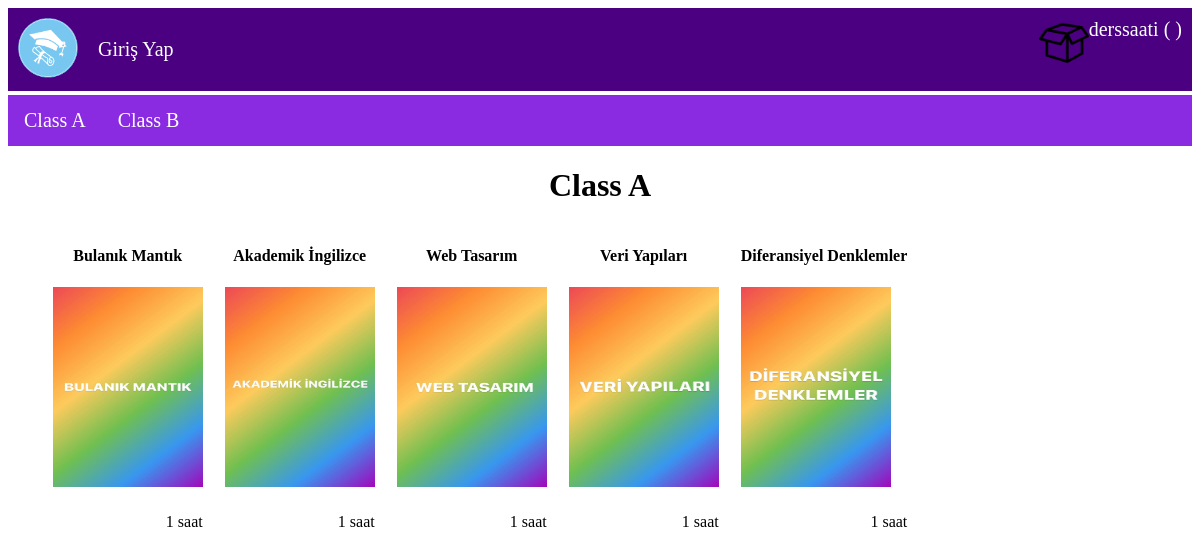
The page /displayCategory?sinifId=1 on the database its author committed.
### tables this page shows
CREATE TABLE "siniflar" (
	"isim"	TEXT,
	"sinifId"	INTEGER,
	PRIMARY KEY("sinifId")
);

CREATE TABLE "dersler" (
	"isim"	TEXT,
	"aciklama"	TEXT,
	"resim"	TEXT,
	"lessonId"	INTEGER,
	"sinifId"	INTEGER,
	"kontejan"	NUMERIC,
	"derssaati"	INTEGER,
	"ogretmenId"	INTEGER,
	PRIMARY KEY("lessonId")
);

### main.py (the view)
@app.route("/displayCategory") #sinif goruntuleme sayfasi
def displaysinif():
    if 'email' not in session: #giris yapilmadiysa
        adminMi = 0 #admin erisemesin
        session['adminMi'] = adminMi
    adminpanel = ''
    if session['adminMi'] == 0:
        adminpanel = 'display: none;' #admin paneli html icinde gorunmemesi icin
    if request.method == "GET":
        girildiMi, adi, derssecimiSayac = getLoginDetails()
        sinifId = request.args.get("sinifId") #secilen sinifin id alindi
        try:
            with sqlite3.connect('database.db') as conn:
                cur = conn.cursor()
                cur.execute("SELECT dersler.lessonId, dersler.isim, dersler.derssaati, dersler.resim, siniflar.isim FROM dersler, siniflar WHERE dersler.sinifId = siniflar.sinifId AND siniflar.sinifId = ?", (sinifId, ))
                data = cur.fetchall() #derslerin bilgileri alindi
                cur.execute('SELECT sinifId, isim FROM siniflar')
                sinifVeri = cur.fetchall() #bu id ile o sinifdaki butun dersler cekilecek
            conn.close()
            sinifAdi = data[0][4]
            data = parse(data)
            return render_template('kategoriGrn.html', adminpanel=adminpanel, data=data, girildiMi=girildiMi, adi=adi, derssecimiSayac=derssecimiSayac, sinifAdi=sinifAdi, sinifVeri=sinifVeri)
        except:
            return redirect(url_for('root'))
    else:
        return redirect(url_for('root'))

### main.py (called while the page is built, shortened)
def getLoginDetails():
    with sqlite3.connect('database.db') as conn:
        cur = conn.cursor()
        if 'email' not in session: #emaile gore giris yapildi mi? yapilmadiysa alttaki satilar
            girildiMi = False #girilmedigi icin false
            adi = '' #sitede isim goruntulenmeyecek
            derssecimiSayac = 0 #dersseçimi icinde veri olmayacagi icin 0 belirlendi
    conn.close() #connection kapatildi
    return (girildiMi, adi, derssecimiSayac) #fonksiyonun dondurdugu degiskenler

def parse(data): #dersleri listelememizde kullandigimiz fonksiyon. birden fazla ayni satir olmasin diye yazildi
    ans = []
    i = 0
    while i < len(data):
        curr = []
        for j in range(7):
            if i >= len(data):
                break
            curr.append(data[i])
            i += 1
        ans.append(curr)
    return ans

### templates/kategoriGrn.html (shortened to what this page needs)
<!DOCTYPE HTML>
<html>
<head>
<link rel="stylesheet" href={{ url_for('static', filename='css/home.css') }} />
<link rel="stylesheet" href={{ url_for('static', filename='css/topStyle.css') }} />
</head>
<body>
<div id="title">
	<a href="/anasayfa">
		<img id="logo" src= {{ url_for('static', filename='images/sitelogo.png') }} />
	</a>
	{% if not girildiMi %}
	<div id="signInButton">
		<a class="link" href="/">Giriş Yap</a>
	</div>
	{% endif %}
	<div id="kart">
		<a class="link" href="/cart">
			<img src={{url_for('static', filename='images/shoppingCart.png')}} id="cartIcon" />
			derssaati ( {{derssaatiSayac}} )
		</a>
	</div>
</div>
<div class="displayCategory">
	<ul>
		{% for row in sinifVeri %}
		<li><a href="/displayCategory?sinifId={{row[0]}}">{{row[1]}}</a></li>
		{% endfor %}
	</ul>
</div>
<div>
	<h1 align="center">{{sinifAdi}}</h1>
	{% for dersVeri in data %}
	<table>
		<tr id="lessonName">
			{% for row in dersVeri %}
			<td>
				{{row[1]}}
			</td>
			{% endfor %}
		</tr>
		<tr id="lessonImage">
			{% for row in dersVeri %}
			<td>
				<a href="/lessonDescription?lessonId={{row[0]}}">
					<img src={{ url_for('static', filename='uploads/' + row[3]) }} id="itemImage" />
				</a>
			</td>
			{% endfor %}
		</tr>
		<tr id="lessonPrice">
			{% for row in dersVeri %}
			<td>
				{{row[2]}} saat
			</td>
			{% endfor %}
		</tr>
	</table>
	{% endfor %}
</div>
</body>
</html>

### static/css/home.css (style rules this page uses)
#itemImage { height: 200px; width: 150px; }
#lessonName { text-align: center; font-weight: bold; }
table { margin-left: 2%; padding-right: 50px; padding-bottom: 25px; border-spacing: 0px; }
#lessonPrice { text-align: right; }
.displayCategory ul li { font-size: 20px; }
table { border-spacing: 20px; }

### static/css/topStyle.css (style rules this page uses)
#logo { height: 60px; width: auto; float: left; margin-left: 10px; }
#title { background-color:indigo; display: inline-block; width: 100%; text-decoration: none; padding: 10px 0px 10px 0px; font-size: 20px; }
#signInButton { color: white; margin-top: 20px; margin-bottom: 20px; margin-left: 20px; margin-right: 20px; float: left; }
#signInButton a { color: white; float: right; text-decoration: none; }
#kart { color: white; float: right; margin-right: 10px; }
#kart a { color: white; float: right; text-decoration: none; }
#cartIcon { height: 50px; width: auto; float: left; }

### templates/kategoriGrn.html (style rules this page uses)
ul { list-style-type: none; margin: 0; padding: 0; overflow: hidden; background-color: blueviolet; }
li { float: left; }
li a { display: block; color: white; text-align: center; padding: 14px 16px; text-decoration: none; }

### rows shown on the page
siniflar: isim "Class A"
siniflar: isim "Class B"
dersler: isim "Bulanık Mantık", resim (picture), derssaati "1"
dersler: isim "Akademik İngilizce", resim (picture), derssaati "1"
dersler: isim "Web Tasarım", resim (picture), derssaati "1"
dersler: isim "Veri Yapıları", resim (picture), derssaati "1"
dersler: isim "Diferansiyel Denklemler", resim (picture), derssaati "1"
